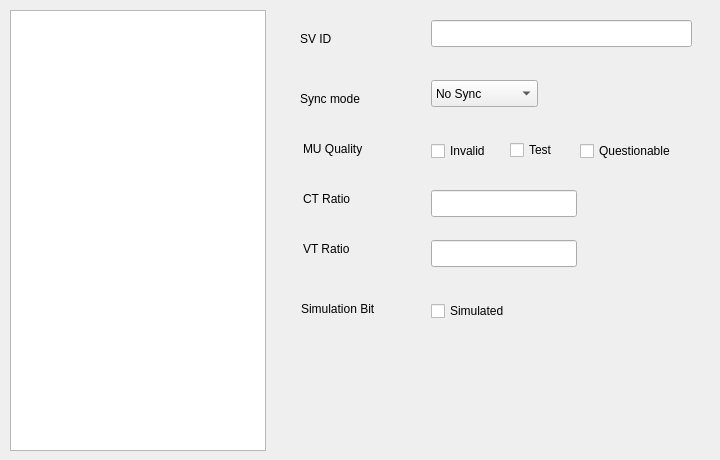
    <widget class="QWidget" name="tpMU_5">
     <attribute name="title">
      <string>MU5</string>
     </attribute>
     <widget class="QTableWidget" name="tbMU_5">
      <property name="geometry">
       <rect>
        <x>10</x>
        <y>10</y>
        <width>256</width>
        <height>441</height>
       </rect>
      </property>
     </widget>
     <widget class="QLineEdit" name="edtSvId_5">
      <property name="geometry">
       <rect>
        <x>431</x>
        <y>20</y>
        <width>261</width>
        <height>27</height>
       </rect>
      </property>
     </widget>
     <widget class="QCheckBox" name="chkqQues_5">
      <property name="geometry">
       <rect>
        <x>580</x>
        <y>140</y>
        <width>131</width>
        <height>22</height>
       </rect>
      </property>
      <property name="text">
       <string>Questionable</string>
      </property>
     </widget>
     <widget class="QCheckBox" name="chkqInvalid_5">
      <property name="geometry">
       <rect>
        <x>431</x>
        <y>140</y>
        <width>75</width>
        <height>22</height>
       </rect>
      </property>
      <property name="text">
       <string>Invalid</string>
      </property>
     </widget>
     <widget class="QCheckBox" name="chkqTest_5">
      <property name="geometry">
       <rect>
        <x>510</x>
        <y>140</y>
        <width>97</width>
        <height>20</height>
       </rect>
      </property>
      <property name="text">
       <string>Test</string>
      </property>
     </widget>
     <widget class="QLineEdit" name="edtCTr_5">
      <property name="geometry">
       <rect>
        <x>431</x>
        <y>190</y>
        <width>146</width>
        <height>27</height>
       </rect>
      </property>
     </widget>
     <widget class="QLineEdit" name="edtVTr_5">
      <property name="geometry">
       <rect>
        <x>431</x>
        <y>240</y>
        <width>146</width>
        <height>27</height>
       </rect>
      </property>
     </widget>
     <widget class="QComboBox" name="cmbSyncMode_5">
      <property name="geometry">
       <rect>
        <x>431</x>
        <y>80</y>
        <width>107</width>
        <height>27</height>
       </rect>
      </property>
      <item>
       <property name="text">
        <string>No Sync</string>
       </property>
      </item>
      <item>
       <property name="text">
        <string>Local Sync</string>
       </property>
      </item>
      <item>
       <property name="text">
        <string>Global Sync</string>
       </property>
      </item>
     </widget>
     <widget class="QLabel" name="lblQuality_5">
      <property name="geometry">
       <rect>
        <x>303</x>
        <y>140</y>
        <width>78</width>
        <height>17</height>
       </rect>
      </property>
      <property name="text">
       <string>MU Quality</string>
      </property>
     </widget>
     <widget class="QLabel" name="lblCTr_5">
      <property name="geometry">
       <rect>
        <x>303</x>
        <y>190</y>
        <width>58</width>
        <height>17</height>
       </rect>
      </property>
      <property name="text">
       <string>CT Ratio</string>
      </property>
     </widget>
     <widget class="QLabel" name="lblSyncMode_5">
      <property name="geometry">
       <rect>
        <x>300</x>
        <y>90</y>
        <width>74</width>
        <height>17</height>
       </rect>
      </property>
      <property name="text">
       <string>Sync mode</string>
      </property>
     </widget>
     <widget class="QLabel" name="lblVTr_5">
      <property name="geometry">
       <rect>
        <x>303</x>
        <y>240</y>
        <width>59</width>
        <height>17</height>
       </rect>
      </property>
      <property name="text">
       <string>VT Ratio</string>
      </property>
     </widget>
     <widget class="QLabel" name="lblSvId_5">
      <property name="geometry">
       <rect>
        <x>300</x>
        <y>30</y>
        <width>36</width>
        <height>17</height>
       </rect>
      </property>
      <property name="text">
       <string>SV ID</string>
      </property>
     </widget>
     <widget class="QLabel" name="lblSimu_5">
      <property name="geometry">
       <rect>
        <x>301</x>
        <y>300</y>
        <width>94</width>
        <height>17</height>
       </rect>
      </property>
      <property name="text">
       <string>Simulation Bit</string>
      </property>
     </widget>
     <widget class="QCheckBox" name="chk_Simu_5">
      <property name="geometry">
       <rect>
        <x>431</x>
        <y>300</y>
        <width>101</width>
        <height>22</height>
       </rect>
      </property>
      <property name="text">
       <string>Simulated</string>
      </property>
     </widget>
    </widget>
